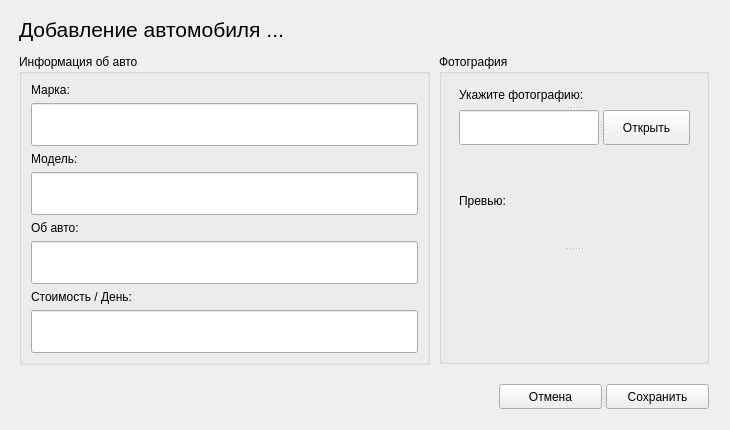
<?xml version="1.0" encoding="UTF-8"?>
<ui version="4.0">
 <class>AddCarForm</class>
 <widget class="QWidget" name="AddCarForm">
  <property name="geometry">
   <rect>
    <x>0</x>
    <y>0</y>
    <width>730</width>
    <height>430</height>
   </rect>
  </property>
  <property name="windowTitle">
   <string>Form</string>
  </property>
  <widget class="QGroupBox" name="groupBox_2">
   <property name="geometry">
    <rect>
     <x>19</x>
     <y>54</y>
     <width>411</width>
     <height>311</height>
    </rect>
   </property>
   <property name="title">
    <string>Информация об авто</string>
   </property>
   <layout class="QVBoxLayout" name="verticalLayout">
    <item>
     <widget class="QLabel" name="label_4">
      <property name="sizePolicy">
       <sizepolicy hsizetype="Preferred" vsizetype="Fixed">
        <horstretch>0</horstretch>
        <verstretch>0</verstretch>
       </sizepolicy>
      </property>
      <property name="text">
       <string>Марка:</string>
      </property>
     </widget>
    </item>
    <item>
     <widget class="QLineEdit" name="markInput">
      <property name="sizePolicy">
       <sizepolicy hsizetype="Expanding" vsizetype="Expanding">
        <horstretch>0</horstretch>
        <verstretch>0</verstretch>
       </sizepolicy>
      </property>
      <property name="styleSheet">
       <string notr="true">padding: 0 10px;</string>
      </property>
      <property name="clearButtonEnabled">
       <bool>false</bool>
      </property>
     </widget>
    </item>
    <item>
     <widget class="QLabel" name="label_5">
      <property name="sizePolicy">
       <sizepolicy hsizetype="Preferred" vsizetype="Fixed">
        <horstretch>0</horstretch>
        <verstretch>0</verstretch>
       </sizepolicy>
      </property>
      <property name="text">
       <string>Модель:</string>
      </property>
     </widget>
    </item>
    <item>
     <widget class="QLineEdit" name="modelInput">
      <property name="sizePolicy">
       <sizepolicy hsizetype="Expanding" vsizetype="Expanding">
        <horstretch>0</horstretch>
        <verstretch>0</verstretch>
       </sizepolicy>
      </property>
      <property name="styleSheet">
       <string notr="true">padding: 0 10px;</string>
      </property>
      <property name="clearButtonEnabled">
       <bool>false</bool>
      </property>
     </widget>
    </item>
    <item>
     <widget class="QLabel" name="label_6">
      <property name="sizePolicy">
       <sizepolicy hsizetype="Preferred" vsizetype="Fixed">
        <horstretch>0</horstretch>
        <verstretch>0</verstretch>
       </sizepolicy>
      </property>
      <property name="text">
       <string>Об авто:</string>
      </property>
     </widget>
    </item>
    <item>
     <widget class="QLineEdit" name="aboutInput">
      <property name="sizePolicy">
       <sizepolicy hsizetype="Expanding" vsizetype="Expanding">
        <horstretch>0</horstretch>
        <verstretch>0</verstretch>
       </sizepolicy>
      </property>
      <property name="styleSheet">
       <string notr="true">padding: 0 10px;</string>
      </property>
      <property name="clearButtonEnabled">
       <bool>false</bool>
      </property>
     </widget>
    </item>
    <item>
     <widget class="QLabel" name="label">
      <property name="text">
       <string>Стоимость / День:</string>
      </property>
     </widget>
    </item>
    <item>
     <widget class="QLineEdit" name="costPerDay">
      <property name="sizePolicy">
       <sizepolicy hsizetype="Expanding" vsizetype="Expanding">
        <horstretch>0</horstretch>
        <verstretch>0</verstretch>
       </sizepolicy>
      </property>
      <property name="styleSheet">
       <string notr="true">padding: 0 10px;</string>
      </property>
     </widget>
    </item>
   </layout>
  </widget>
  <widget class="QSplitter" name="splitter_7">
   <property name="geometry">
    <rect>
     <x>499</x>
     <y>384</y>
     <width>210</width>
     <height>25</height>
    </rect>
   </property>
   <property name="orientation">
    <enum>Qt::Horizontal</enum>
   </property>
   <widget class="QPushButton" name="pushButton_2">
    <property name="text">
     <string>Отмена</string>
    </property>
   </widget>
   <widget class="QPushButton" name="saveButton">
    <property name="text">
     <string>Сохранить</string>
    </property>
   </widget>
  </widget>
  <widget class="QLabel" name="titleLabel">
   <property name="geometry">
    <rect>
     <x>19</x>
     <y>14</y>
     <width>690</width>
     <height>30</height>
    </rect>
   </property>
   <property name="font">
    <font>
     <family>Segoe UI</family>
     <pointsize>16</pointsize>
    </font>
   </property>
   <property name="text">
    <string>Добавление автомобиля ...</string>
   </property>
  </widget>
  <widget class="QGroupBox" name="groupBox">
   <property name="geometry">
    <rect>
     <x>439</x>
     <y>54</y>
     <width>270</width>
     <height>310</height>
    </rect>
   </property>
   <property name="title">
    <string>Фотография</string>
   </property>
   <widget class="QSplitter" name="splitter_5">
    <property name="geometry">
     <rect>
      <x>20</x>
      <y>30</y>
      <width>231</width>
      <height>61</height>
     </rect>
    </property>
    <property name="orientation">
     <enum>Qt::Vertical</enum>
    </property>
    <widget class="QLabel" name="label_7">
     <property name="text">
      <string>Укажите фотографию:</string>
     </property>
    </widget>
    <widget class="QSplitter" name="splitter">
     <property name="orientation">
      <enum>Qt::Horizontal</enum>
     </property>
     <widget class="QLineEdit" name="fileInput">
      <property name="styleSheet">
       <string notr="true">padding: 0 10px;</string>
      </property>
      <property name="clearButtonEnabled">
       <bool>false</bool>
      </property>
     </widget>
     <widget class="QPushButton" name="fileOpenButton">
      <property name="text">
       <string>Открыть</string>
      </property>
     </widget>
    </widget>
   </widget>
   <widget class="QSplitter" name="splitter_6">
    <property name="geometry">
     <rect>
      <x>20</x>
      <y>100</y>
      <width>230</width>
      <height>190</height>
     </rect>
    </property>
    <property name="orientation">
     <enum>Qt::Vertical</enum>
    </property>
    <widget class="QLabel" name="label_8">
     <property name="text">
      <string>Превью:</string>
     </property>
    </widget>
    <widget class="QLabel" name="resourceLabel">
     <property name="text">
      <string/>
     </property>
    </widget>
   </widget>
  </widget>
 </widget>
 <resources/>
 <connections/>
</ui>
